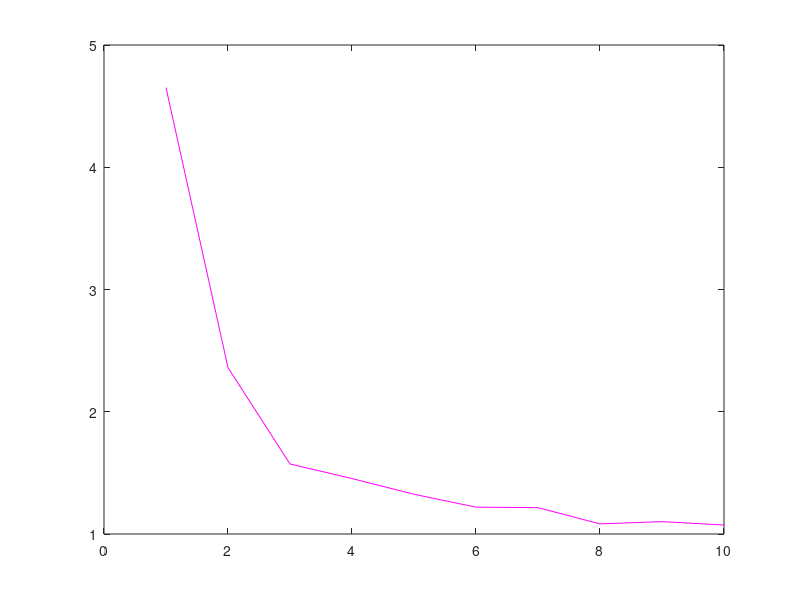

This chart was generated by the following MATLAB code: (Note: this script raises an error after producing the figure.)
% This simulates a multiple motor system with a changing concentration of
% motors

% this was made two sided by adding && sum(MotorTrackingMatrix(:,4)==1)==0
% to rate section

clear all
close all

NumberofRuns=1000;

NumberofMotorsArray=1:10;


kOn=1; %This is chance of a single motor falling on the filament. true kOn is kOn*NumberofFreeMotors*LengthofFilament
kOff=1;
kWalk=1; %This is chance of a single motor walking on the filament. true kWalk is kOn*NumberofBoundMotors

% Once we have a code where the length changes continuosly instead of from
% l to L-1, kOn will also be dependent on number of monomers

LengthofFilament=5;
NumberofMonomers=LengthofFilament+1;

TotalTimeMatrix=zeros(NumberofRuns,size(NumberofMotorsArray,2)); 



for h=[1:NumberofRuns]

 for i=1:size(NumberofMotorsArray,2)   
    
     
NumberofMotors=NumberofMotorsArray(i);

MotorTrackingMatrix=zeros(NumberofMotors,4);
MotorTrackingMatrix(:,1)=(1:NumberofMotors); %first row is the motor number, second is the time it landed, the third is its current position

MotorFellOff=0;

DT=[0];
    

while MotorFellOff<1
    

%----------------------------------------------------------------------

if sum(MotorTrackingMatrix(:,4)==0)>0 && sum(MotorTrackingMatrix(:,4)==NumberofMonomers)==0 && sum(MotorTrackingMatrix(:,4)==1)==0%If there are any free motors
        k1=kOn*sum(MotorTrackingMatrix(:,4)==0)*LengthofFilament; %kOn times number of free motors times length of filament
    else
        k1=0;
    end
    
    if sum(MotorTrackingMatrix(:,4)==NumberofMonomers)>0 || sum(MotorTrackingMatrix(:,4)==1)>0
        k2=kOff;
    else
        k2=0;
    end
    
    if sum(MotorTrackingMatrix(:,4))>0 && sum(MotorTrackingMatrix(:,4)==NumberofMonomers)==0 && sum(MotorTrackingMatrix(:,4)==1)==0 % should there be a condition where if there is a motor on the end this can't happen??
        k3=kWalk*sum(MotorTrackingMatrix(:,4)>0);
    else
        k3=0;
    end
    
%     k1
%     k2
%     k3
%     
    
    kTotal=k1+k2+k3;
    
    
    %----------------------------------------------------------------------
    
    p=rand;
    DT=[DT exprnd(1/kTotal)];
    
    
    
    if p<k1/kTotal
        FreeMotorArray=find(MotorTrackingMatrix(:,4)==0); %gives an array of the indexes of every free motor
        LandPosition=ceil(p*NumberofMonomers);
        MotorToLand=FreeMotorArray(ceil(size(FreeMotorArray,1)*p));
        MotorTrackingMatrix(MotorToLand,4)=LandPosition;
                % Note: there is an amount of bias where lower number indexed motors
                % will fall on a lower position on the filament in general, does this
                % matter?
        MotorTrackingMatrix(MotorToLand,3)=LandPosition;
        MotorTrackingMatrix(MotorToLand,2)=sum(DT);
    else
        if p>k1/kTotal && p<(k1+k2)/kTotal
            MotorFellOff=1;
        else
            BoundMotorArray=find(MotorTrackingMatrix(:,4)~=0);
            q=p-(k1+k2)/kTotal; %This is how far p is away from the edge of the "walk bin"
            WalkInteger=ceil(q*size(BoundMotorArray,1)*2);
            MotorToWalk=BoundMotorArray(ceil(WalkInteger/2)); %Does this make the higher indexed motors more likely to walk?

                if mod(WalkInteger,2)~=0 && MotorTrackingMatrix(MotorToWalk,4)~=1; %whether or not its even or odd
                    WalkDirection=-1;
                else
                    WalkDirection=1;
                end

        MotorTrackingMatrix(MotorToWalk,4)=MotorTrackingMatrix(MotorToWalk,4)+WalkDirection;
        end
    end 
    
    
    
%      MotorTrackingMatrix
%      
end

TotalTime=sum(DT);
% h
% i
TotalTimeMatrix(h,i)=TotalTime;

 end

end

NewTotalTimeMatrix=sum(TotalTimeMatrix,1)/NumberofRuns; %look at this more extensively and change it in future codes

x=NumberofMotorsArray;
y=NewTotalTimeMatrix;


concentrationtimeplot=plot(x,y,'m')

concentrationtimeplot.LineWidth=3
concentrationtimeplot.DisplayName=('Concentration of Protein Versus Time For Protein To Reach Either End')

hold on

xlabel('Concentration (Number of Proteins)')
ylabel('Time Until Protein Reaches Either End (unit time=number of steps)')
title('Time Until Protein Diffuses to Either End of Filament With Varying Protein Concentrations')
set(gca, 'fontsize',20)

hold on

% Time=LengthofFilament^2/12D+1/(LengthofFilament*kon*Concentration)+1/koff
%Concentration=1/(LengthofFilament*kOn)(Time-LengthofFilament^2/12D-1/kOff)

D=1; % CHANGE ONCE YOU CALCULATE DIFFCON

yt=1./((LengthofFilament*kOn)*(NewTotalTimeMatrix-LengthofFilament^2/12D-1/kOff))

theoryplot=plot(x,yt)
theoryplot.DisplayName='Theory'

legend show